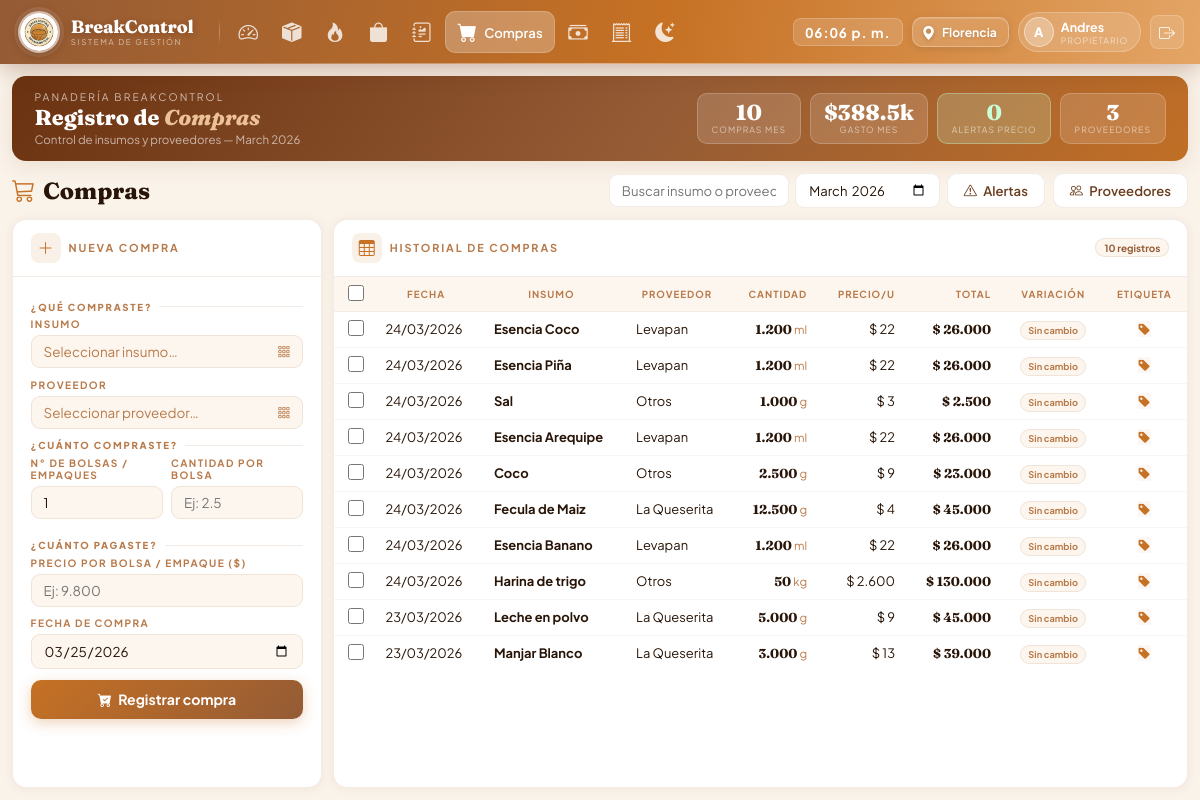
Page /modules/compras/index.php (signed in) on the committed database.
### tables this page shows
CREATE TABLE `compra` (
  `id_compra` int(11) NOT NULL,
  `id_insumo` int(11) NOT NULL,
  `id_proveedor` int(11) NOT NULL,
  `id_usuario` int(11) NOT NULL,
  `cantidad` decimal(12,3) NOT NULL,
  `precio_unitario` decimal(12,4) NOT NULL,
  `total_pagado` decimal(12,2) NOT NULL COMMENT 'cantidad * precio_unitario',
  `fecha_compra` datetime NOT NULL DEFAULT current_timestamp(),
  `variacion_precio_pct` decimal(7,2) NOT NULL DEFAULT 0.00 COMMENT '% de variación respecto a la compra anterior'
);

CREATE TABLE `insumo` (
  `id_insumo` int(11) NOT NULL,
  `nombre` varchar(100) NOT NULL,
  `unidad_medida` enum('kg','g','L','ml','unidad') NOT NULL,
  `es_harina` tinyint(1) NOT NULL DEFAULT 0 COMMENT '1 = se aplica merma del 6%',
  `stock_actual` decimal(12,3) NOT NULL DEFAULT 0.000,
  `punto_reposicion` decimal(12,3) NOT NULL DEFAULT 0.000 COMMENT 'Stock mínimo antes de generar alerta',
  `consumo_promedio_diario` decimal(12,3) NOT NULL DEFAULT 0.000 COMMENT 'Se actualiza automáticamente',
  `activo` tinyint(1) NOT NULL DEFAULT 1,
  `fecha_creacion` datetime NOT NULL DEFAULT current_timestamp()
);

CREATE TABLE `proveedor` (
  `id_proveedor` int(11) NOT NULL,
  `nombre` varchar(100) NOT NULL,
  `telefono` varchar(20) DEFAULT NULL,
  `tipo_entrega` enum('domicilio','recogida','visita') NOT NULL DEFAULT 'domicilio',
  `dias_visita` varchar(100) DEFAULT NULL,
  `dias_entrega_promedio` decimal(4,1) NOT NULL DEFAULT 1.0,
  `activo` tinyint(1) NOT NULL DEFAULT 1
);

### includes/funciones.php (called while the page is built, shortened)
<?php
function formatoPeso(float $valor): string {
    return '$ ' . number_format($valor, 0, ',', '.');
}
function formatoInteligente(float $valor): string {
    if ($valor == floor($valor)) {
        return number_format($valor, 0, ',', '.');
    }
    $texto = rtrim(number_format($valor, 3, ',', '.'), '0');
    return rtrim($texto, ',');
}
function esHoyDomingo(): bool {
    return date('w') === '0';
}

### modules/compras/index.php (the view, shortened to what this page needs)
<?php
require_once __DIR__ . '/../../includes/funciones.php';
$pdo  = getConexion();
$busca         = trim($_GET['q'] ?? '');
$filtro_alerta = !empty($_GET['alerta']);
$mes_filtro    = $_GET['mes'] ?? date('Y-m');
$where  = "WHERE 1=1";
$params = [];
if ($mes_filtro)    { $where .= " AND DATE_FORMAT(c.fecha_compra,'%Y-%m') = ?"; $params[] = $mes_filtro; }
$stmt = $pdo->prepare("
    SELECT c.*, i.nombre AS insumo, i.unidad_medida, p.nombre AS proveedor
    FROM compra c
    INNER JOIN insumo i    ON i.id_insumo    = c.id_insumo
    INNER JOIN proveedor p ON p.id_proveedor = c.id_proveedor
    $where ORDER BY c.fecha_compra DESC LIMIT 50
");
$stmt->execute($params);
$compras = $stmt->fetchAll();
$total_mes      = (float)$pdo->query("SELECT COALESCE(SUM(total_pagado),0) FROM compra WHERE DATE_FORMAT(fecha_compra,'%Y-%m')='".date('Y-m')."'")->fetchColumn();
$compras_mes    = (int)  $pdo->query("SELECT COUNT(*) FROM compra WHERE DATE_FORMAT(fecha_compra,'%Y-%m')='".date('Y-m')."'")->fetchColumn();
$alertas_precio = (int)  $pdo->query("SELECT COUNT(*) FROM compra WHERE ABS(variacion_precio_pct)>=5 AND DATE_FORMAT(fecha_compra,'%Y-%m')='".date('Y-m')."'")->fetchColumn();
$proveedores_n  = (int)  $pdo->query("SELECT COUNT(*) FROM proveedor WHERE activo=1")->fetchColumn();
require_once __DIR__ . '/../../views/layouts/header.php';
?>
<div class="page">
  <div class="wc-banner">
    <div class="wc-left">
      <div>
        <div class="wc-greeting">Panadería BreakControl</div>
        <div class="wc-name">Registro de <em>Compras</em></div>
        <div class="wc-sub">Control de insumos y proveedores — <?= date('F Y') ?></div>
      </div>
    </div>
    <div class="wc-pills">
      <div class="wc-pill">
        <div class="wc-pill-num"><?= $compras_mes ?></div>
        <div class="wc-pill-lbl">Compras mes</div>
      </div>
      <div class="wc-pill">
        <div class="wc-pill-num">$<?= number_format($total_mes / 1000, 1) ?>k</div>
        <div class="wc-pill-lbl">Gasto mes</div>
      </div>
      <div class="wc-pill <?= $alertas_precio > 0 ? 'alert' : 'ok' ?>">
        <div class="wc-pill-num"><?= $alertas_precio ?></div>
        <div class="wc-pill-lbl">Alertas precio</div>
      </div>
      <div class="wc-pill">
        <div class="wc-pill-num"><?= $proveedores_n ?></div>
        <div class="wc-pill-lbl">Proveedores</div>
      </div>
    </div>
  </div>
  <div class="topbar">
    <div class="mod-titulo"><i class="bi bi-cart3"></i> Compras</div>
    <div class="top-actions">
      <form method="get" style="display:flex;gap:.4rem;align-items:center;flex-wrap:wrap;">
        <input type="text" name="q" class="inp-search" placeholder="Buscar insumo o proveedor…" value="<?= htmlspecialchars($busca) ?>">
        <input type="month" name="mes" class="inp-search" style="width:145px;" value="<?= htmlspecialchars($mes_filtro) ?>">
        <a href="index.php?alerta=1<?= $busca ? '&q='.urlencode($busca) : '' ?>" class="btn-sec <?= $filtro_alerta ? 'active' : '' ?>">
          <i class="bi bi-exclamation-triangle<?= $filtro_alerta ? '-fill' : '' ?>"></i> Alertas
        </a>
      </form>
      <a href="<?= APP_URL ?>/modules/compras/proveedores.php" class="btn-sec">
        <i class="bi bi-people"></i> Proveedores
      </a>
    </div>
  </div>
  <div class="g-body">
    <div class="card">
      <div class="ch">
        <div class="ch-left">
          <div class="ch-ico ico-nar"><i class="bi bi-plus-lg"></i></div>
          <span class="ch-title">Nueva compra</span>
        </div>
      </div>
      <div class="form-body">
        <form method="POST" id="form-compra" onsubmit="prepararEnvio()">
          <div class="sec-sep">¿Qué compraste?</div>
          <div class="fl">
            <label>Insumo</label>
            <div class="picker-field" id="picker-insumo" onclick="abrirModal('insumos')" <?= esHoyDomingo() ? 'style="pointer-events:none;opacity:.5"' : '' ?>>
              <span id="lbl-insumo" style="color:var(--ink3)">Seleccionar insumo…</span>
              <i class="bi bi-grid-3x3-gap"></i>
            </div>
          </div>
          <div class="fl">
            <label>Proveedor</label>
            <div class="picker-field" id="picker-prov" onclick="abrirModal('proveedores')" <?= esHoyDomingo() ? 'style="pointer-events:none;opacity:.5"' : '' ?>>
              <span id="lbl-prov" style="color:var(--ink3)">Seleccionar proveedor…</span>
              <i class="bi bi-grid-3x3-gap"></i>
            </div>
          </div>
          <div class="sec-sep">¿Cuánto compraste?</div>
          <div class="fl-row">
            <div class="fl">
              <label>N° de bolsas / empaques</label>
              <input type="number" id="vis-bultos"
                     value="<?= $_POST['num_bultos'] ?? '1' ?>"
                     min="1" step="1" placeholder="1"
                     oninput="recalcular()"
                     <?= esHoyDomingo() ? 'disabled' : '' ?>>
            </div>
            <div class="fl">
              <label>Cantidad por bolsa <span id="tag-unidad" class="inp-unidad-tag" style="display:none"></span></label>
              <input type="number" id="vis-cant-bolsa"
                     value="<?= $_POST['vis_cant_bolsa'] ?? '' ?>"
                     min="0.001" step="0.001" placeholder="Ej: 2.5"
                     oninput="recalcular()"
                     <?= esHoyDomingo() ? 'disabled' : '' ?>>
            </div>
          </div>
          <div class="sec-sep">¿Cuánto pagaste?</div>
          <div class="fl">
            <label>Precio por bolsa / empaque ($)</label>
            <input type="number" name="precio_bulto" id="inp-precio"
                   value="<?= $_POST['precio_bulto'] ?? '' ?>"
                   min="1" placeholder="Ej: 9.800"
                   oninput="recalcular()"
                   <?= esHoyDomingo() ? 'disabled' : '' ?>>
          </div>
          <div class="fl" style="margin-top:.3rem">
            <label style="color:var(--ink3)">Fecha de compra</label>
            <input type="date" name="fecha_compra"
                   value="<?= $_POST['fecha_compra'] ?? date('Y-m-d') ?>"
                   max="<?= date('Y-m-d') ?>"
                   <?= esHoyDomingo() ? 'disabled' : '' ?>>
          </div>
          <button type="submit" name="guardar_compra" id="btn-guardar" class="btn-guardar"
                  <?= esHoyDomingo() ? 'disabled' : '' ?>>
            <i class="bi bi-cart-check-fill"></i> Registrar compra
          </button>
        </form>
      </div>
    </div>
    <div class="card">
      <div class="ch">
        <div class="ch-left">
          <div class="ch-ico ico-nar"><i class="bi bi-table"></i></div>
          <span class="ch-title">Historial de compras</span>
        </div>
        <span class="badge-n"><?= count($compras) ?> registros</span>
      </div>
      <div class="tbl-wrap">
        <?php if (empty($compras)): ?>
        <div class="empty">
          <i class="bi bi-cart3"></i>
          <strong>Sin compras</strong>
          <span>Registra la primera compra usando el formulario</span>
        </div>
        <?php else: ?>
        <table class="gt">
          <thead>
            <tr>
              <th class="th-chk"><input type="checkbox" class="chk-all" id="chk-all" onclick="toggleTodos(this)" title="Seleccionar todas"></th>
              <th>Fecha</th>
              <th>Insumo</th>
              <th>Proveedor</th>
              <th style="text-align:right">Cantidad</th>
              <th style="text-align:right">Precio/u</th>
              <th style="text-align:right">Total</th>
              <th style="text-align:center">Variación</th>
              <th style="text-align:center">Etiqueta</th>
            </tr>
          </thead>
          <tbody>
          <?php foreach ($compras as $c):
            $var = (float)$c['variacion_precio_pct']; ?>
          <tr>
            <td class="td-chk"><input type="checkbox" class="row-chk" value="<?= $c['id_compra'] ?>" onchange="actualizarSeleccion()"></td>
            <td style="white-space:nowrap"><?= date('d/m/Y', strtotime($c['fecha_compra'])) ?></td>
            <td><strong><?= htmlspecialchars($c['insumo']) ?></strong></td>
            <td><?= htmlspecialchars($c['proveedor']) ?></td>
            <td style="text-align:right">
              <span style="font-family:'Fraunces',serif;font-weight:700"><?= formatoInteligente($c['cantidad']) ?></span>
              <span style="font-size:.72rem;color:var(--ink3)"> <?= $c['unidad_medida'] ?></span>
            </td>
            <td style="text-align:right"><?= formatoPeso($c['precio_unitario']) ?></td>
            <td style="text-align:right;font-family:'Fraunces',serif;font-weight:700"><?= formatoPeso($c['total_pagado']) ?></td>
            <td style="text-align:center">
              <?php if ($var == 0): ?>
                <span class="tag-neu">Sin cambio</span>
              <?php elseif ($var > 0): ?>
                <span class="tag-alerta">▲ <?= $var ?>%</span>
              <?php else: ?>
                <span class="tag-baja">▼ <?= abs($var) ?>%</span>
              <?php endif; ?>
            </td>
            <td style="text-align:center">
              <a href="etiqueta_lote.php?id_compra=<?= $c['id_compra'] ?>"
                 target="_blank"
                 class="btn-act btn-etq"
                 title="Imprimir etiqueta de lote">
                <i class="bi bi-tag-fill"></i>
              </a>
            </td>
          </tr>
          <?php endforeach; ?>
          </tbody>
        </table>
        <?php endif; ?>
      </div>
    </div>
  </div>
</div>
<?php require_once __DIR__ . '/../../views/layouts/footer.php'; ?>

### views/layouts/header.php (style rules this page uses)
:root { --c1:#945b35; --c2:#c8956e; --c3:#c67124; --c4:#e4a565; --c5:#ecc198; --cbg:#faf3ea; --ccard:#ffffff; --clight:#fdf6ee; --ink:#281508; --ink2:#6b3d1e; --ink3:#b87a4a; --border:rgba(148,91,53,.12); --shadow:0 1px 8px rgba(148,91,53,.09); --shadow2:0 4px 20px rgba(148,91,53,.15); --nav-h:64px; }
*, *::before, *::after { margin:0; padding:0; box-sizing:border-box; }
html, body { font-family:'Plus Jakarta Sans',sans-serif; background:var(--cbg); color:var(--ink); }

### rows in the picture
compra: fecha_compra "24/03/2026", id_insumo.nombre "Esencia Coco", id_proveedor.nombre "Levapan", cantidad "1.200", id_insumo.unidad_medida "ml", precio_unitario "$ 22", total_pagado "$ 26.000", variacion_precio_pct "Sin cambio"
compra: fecha_compra "24/03/2026", id_insumo.nombre "Esencia Piña", id_proveedor.nombre "Levapan", cantidad "1.200", id_insumo.unidad_medida "ml", precio_unitario "$ 22", total_pagado "$ 26.000", variacion_precio_pct "Sin cambio"
compra: fecha_compra "24/03/2026", id_insumo.nombre "Sal", id_proveedor.nombre "Otros", cantidad "1.000", id_insumo.unidad_medida "g", precio_unitario "$ 3", total_pagado "$ 2.500", variacion_precio_pct "Sin cambio"
compra: fecha_compra "24/03/2026", id_insumo.nombre "Esencia Arequipe", id_proveedor.nombre "Levapan", cantidad "1.200", id_insumo.unidad_medida "ml", precio_unitario "$ 22", total_pagado "$ 26.000", variacion_precio_pct "Sin cambio"
compra: fecha_compra "24/03/2026", id_insumo.nombre "Coco", id_proveedor.nombre "Otros", cantidad "2.500", id_insumo.unidad_medida "g", precio_unitario "$ 9", total_pagado "$ 23.000", variacion_precio_pct "Sin cambio"
compra: fecha_compra "24/03/2026", id_insumo.nombre "Fecula de Maiz", id_proveedor.nombre "La Queserita", cantidad "12.500", id_insumo.unidad_medida "g", precio_unitario "$ 4", total_pagado "$ 45.000", variacion_precio_pct "Sin cambio"
compra: fecha_compra "24/03/2026", id_insumo.nombre "Esencia Banano", id_proveedor.nombre "Levapan", cantidad "1.200", id_insumo.unidad_medida "ml", precio_unitario "$ 22", total_pagado "$ 26.000", variacion_precio_pct "Sin cambio"
compra: fecha_compra "24/03/2026", id_insumo.nombre "Harina de trigo", id_proveedor.nombre "Otros", cantidad "50", id_insumo.unidad_medida "kg", precio_unitario "$ 2.600", total_pagado "$ 130.000", variacion_precio_pct "Sin cambio"
compra: fecha_compra "23/03/2026", id_insumo.nombre "Leche en polvo", id_proveedor.nombre "La Queserita", cantidad "5.000", id_insumo.unidad_medida "g", precio_unitario "$ 9", total_pagado "$ 45.000", variacion_precio_pct "Sin cambio"
compra: fecha_compra "23/03/2026", id_insumo.nombre "Manjar Blanco", id_proveedor.nombre "La Queserita", cantidad "3.000", id_insumo.unidad_medida "g", precio_unitario "$ 13", total_pagado "$ 39.000", variacion_precio_pct "Sin cambio"

### other values in the picture
substr($user['nombre'], 0, 1) "A"
$user['nombre'] "Andres"
$compras_mes "10"
$total_mes / 1000 "388.5"
$alertas_precio "0"
$proveedores_n "3"
count($compras) "10"
